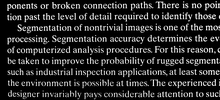
%> input picture Hw1/images/text_image.tif, 220 x 100 px, shrunk from 2018 x 918 before the run
$ octave main1.m   (GNU Octave 9; MATLAB toolbox functions it lacks are replaced by stand-ins)
%> lines starting %> are read from the running program, lines starting %| are printed output that depends on the picture; in (x1, y1, x2, y2) boxes, pixels count from 0 and x2, y2 are one past the last pixel; in counts of white or black regions, pixels touching at a corner belong together; the program's own positions count from 1
%> further down, image is the input picture: size 100x220 uint8; min 0, max 255, mean 38.2
### Hw1/my_erode.m
function eroded = my_erode(image,B)
     % image = 255 - image;
     % eroded = 255 - my_dilate(image,B,"brute");
    [height,width] = size(image);
%> height = 100; width = 220
    [pheight,pwidth] = size(B);
    half_pheight = floor((pheight + 1)/2);
    half_pwidth = floor((pwidth + 1)/2);
    eroded = double(image);
    image = double(image);
    for i = 1 : height
        for j = 1 : width
            xl = max(1,i - half_pheight + 1);
            xr = min(i + half_pheight - 1,height);
            yl = max(1,j - half_pwidth + 1);
            yr = min(j + half_pwidth - 1,width);
            xl2 = xl - i + half_pheight;
            xr2 = xr - i + half_pheight;
            yl2 = yl - j + half_pwidth;
            yr2 = yr - j + half_pwidth;
            ss = sum(sum(B(xl2:xr2,yl2:yr2)));
            sub_image = zeros(1,ss);
            index = 1;
            for k = xl2 : 1: xr2
                for l = yl2: 1 : yr2
                    if B(k,l) > 0
                        sub_image(index) = image(k + i - half_pheight,l + j - half_pwidth);
                        index = index + 1;
                    end
                end
            end
            %sub_image = image(xl:xr,yl:yr) .* B(xl2:xr2,yl2:yr2);
            eroded(i,j) = min(sub_image(:));
        end
    end
%> eroded: size 100x220 double; every value is 0
%> after the loop, sub_image = 26 values, max 175 at index 9, min 0 at index 2, mean 68.77
    eroded = uint8(eroded);
%> eroded: size 100x220 uint8; every value is 0
    % eroded = logical(eroded);
end

### Hw1/long_character.m
function ret = long_character(image)
    %% 长字符腐蚀模板E 0.6 - 0.7
    Erodelength = 1:51; ErodePattern(Erodelength,1) = 1;
    %% 模板E 腐蚀找到长字符的位置
    Eroded = my_erode(image,ErodePattern);
    % [5 lines of commented-out code are left out]
    %% 模板E 膨胀
    Dilated = my_dilate(Eroded,ErodePattern,"conv");
    % [5 lines of commented-out code are left out]
    %% 再次膨胀多次查找字符
    ret = logical(min(image,Dilated));
    DilatedPattern(1:51,1:9) = 1;
    for i = 1 : 100 % 20
        temp = my_dilate(ret,DilatedPattern,"conv");
        temp = logical(min(image,temp));
        a = temp - ret;
        s = sum(~~a(:));
        %i
        if s ~= 0
            ret = temp;
        else
            break
        end
    end
%> this loop made 1 pass
%> s on pass 1: 0
    % [9 lines of commented-out code are left out]
end

### Hw1/fill_character.m
function ret = fill_character(image)
    %% 取反
    anti_image = 1 - image;
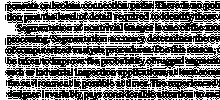
%> anti_image: size 100x220 uint8; values 0 (black) and 1 (white), 42.8% white in thin lines or dots
    %% 边界
    [height,width] = size(anti_image);
%> height = 100; width = 220
    boundary = zeros(height,width);
    boundary(1,:) = anti_image(1,:);
%> boundary: size 100x220 double; values 0 (black) and 1 (white), 0.98% white in thin lines or dots, all inside (x1, y1, x2, y2) = (0, 0, 220, 1)
    boundary(height,:) = anti_image(height,:);
%> boundary: size 100x220 double; values 0 (black) and 1 (white), 1.6% white in thin lines or dots
    boundary(:,1) = anti_image(:,1);
%> boundary: size 100x220 double; values 0 (black) and 1 (white), 2% white in thin lines or dots
    boundary(:,width) = anti_image(:,width);
%> boundary: size 100x220 double; values 0 (black) and 1 (white), 2.2% white in thin lines or dots
    %% 膨胀模板，填补原background
    DilatedPattern(1:3,1:3) = 1;
    for i = 1 : 1000 %479
        temp = my_dilate(boundary,DilatedPattern,"conv");
        temp = logical(min(anti_image,temp));
        a = temp - boundary;
        s = sum(~~a(:));
        %i
        if s ~= 0
           boundary = temp;
        else
           break
        end
    end
%> this loop made 93 passes
%> s on passes 1 to 12: 402, 327, 249, 173, 114, 108, 93, 88, 92, 105, 119, 142
%> pass 1, in fill_character, `a = temp - boundary;`:
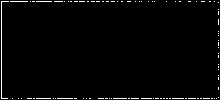
%> a: size 100x220 double; values 0 (black) and 1 (white), 1.8% white in thin lines or dots
%> after the loop: boundary: size 100x220 logical; 40% white in thin lines or dots
    %% 背景填满，取反得前景
    ret = logical(1 - boundary);
%> ret: size 100x220 logical; 60% white; black in thin lines or dots
    %imshow(ret);
    fig = figure;
    subplot(2,2,1);imshow(image);title("原始图片");
    subplot(2,2,2);imshow(anti_image);title("图片补集 ");
    subplot(2,2,3);imshow(boundary);title("图片标记");
    subplot(2,2,4);imshow(ret);title("孔洞填充结果");
%     frame = getframe(fig);
%     outPic = frame2im(frame);
%     imwrite(outPic,"pics/fill_character.png","png");
end

### Hw1/my_dilate.m
function dilated = my_dilate(image,B,str)
    %% 卷积
    if str == "conv"
        dilated = logical(conv2(image,B,'same'));
    %% 暴力搜索
    elseif str == "brute"
        [height,width] = size(image);
        [pheight,pwidth] = size(B);
        half_pheight = floor((pheight+1)/2);
        half_pwidth = floor((pwidth+1)/2);
        dilated = zeros(height,width);
        image = double(image);
        for i = 1 : height
            for j = 1 : width
                xl = max(1,i - half_pheight + 1);
                xr = min(i + half_pheight - 1,height);
                yl = max(1,j - half_pwidth + 1);
                yr = min(j + half_pwidth - 1,width);
                xl2 = xl - i + half_pheight;
                xr2 = xr - i + half_pheight;
                yl2 = yl - j + half_pwidth;
                yr2 = yr - j + half_pwidth;
                sub_image = image(xl:xr,yl:yr) .* B(xl2:xr2,yl2:yr2);
                dilated(i,j) = max(max(sub_image));
            end
        end
        dilated = uint8(dilated);
    end
end

### Hw1/boundary_delete_character.m
function ret = boundary_delete_character(image)
    %% 边界
    [height,width] = size(image);
    boundary = zeros(height,width);
    boundary(1,:) = image(1,:);
%> boundary: size 100x220 double
    boundary(height,:) = image(height,:);
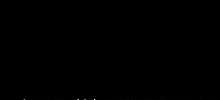
%> boundary: size 100x220 double; min 0, max 60, mean 0; drawn with min black and max white
    boundary(:,1) = image(:,1);
    boundary(:,width) = image(:,width);
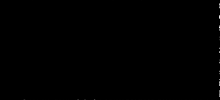
%> boundary: size 100x220 double; 0.3% of pixels changed, all inside (x1, y1, x2, y2) = (219, 1, 220, 98)
    %% 膨胀模板，边界扩张
    DilatedPattern(1:3,1:3) = 1;
    for i = 1 : 50 %21
        temp = my_dilate(boundary,DilatedPattern,"conv");
        temp = logical(min(image,temp));
        a = temp - boundary;
        s = sum(~~a(:));
        %i
        if s ~= 0
           boundary = temp;
        else
           break
        end
    end
%> this loop made 50 passes
%> s on passes 1 to 12: 184, 110, 171, 193, 224, 268, 272, 179, 151, 135, 138, 119
%> pass 1, in boundary_delete_character, `a = temp - boundary;`:
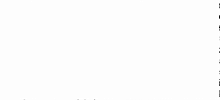
%> a: size 100x220 double; min -239, max 1, mean -0.237; drawn with min black and max white
%> after the loop:
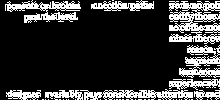
%> boundary: size 100x220 logical; 21.9% white in thin lines or dots
    %% 背景填满，取反得前景
    ret = logical(image - boundary);
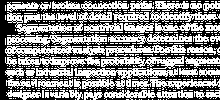
%> ret: size 100x220 logical; 54.8% white; black in thin lines or dots
    % [7 lines of commented-out code are left out]
end

### Hw1/main1.m
close all;
clc;
clear;
%% 读取输入图片 uint8存储
image = imread("images/text_image.tif");
%% 长字符提取
ret1 = long_character(image);
%% 孔洞填充
ret2 = fill_character(image);
%% 边界清除
ret3 = boundary_delete_character(image);
%% 结果保存
imwrite(ret1,"output/1_长字符提取.tif","tif");
imwrite(ret2,"output/1_孔洞填充.tif","tif");
imwrite(ret3,"output/1_边界清除.tif","tif");
% 图片显示
figure
subplot(2,2,1); imshow(image);title("原始图片");
subplot(2,2,2); imshow(ret1);title("长字符提取");
subplot(2,2,3); imshow(ret2);title("孔洞填充");
subplot(2,2,4); imshow(ret3);title("边界清除");
